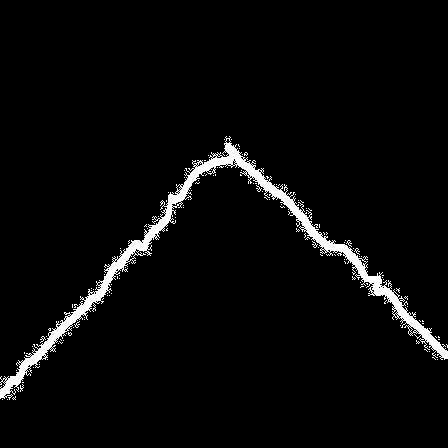
#> input picture crack/0/Volker_DSC01612_0_0_1824_2736.jpg, 448 x 448 px, found by its file name; its folder holds only this picture in this run
$ python test_model.py
#> lines starting #> are read from the running program, lines starting #| are printed output that depends on the picture; after the words box and inside, x2 and y2 are one past the last pixel; in counts of white or black regions, pixels touching at a corner belong together
### data_loader.py
# data_loader.py

import os
import numpy as np
from PIL import Image, ImageOps  # Resampling 제거
from sklearn.model_selection import train_test_split
import matplotlib.pyplot as plt

def resize_with_padding(img, target_size=(64, 64)):
    """
    비율을 유지하며 이미지를 리사이즈하고, 부족한 부분을 패딩으로 채웁니다.

    :param img: PIL.Image 객체
    :param target_size: 목표 크기 (width, height)
    :return: 리사이즈 및 패딩된 PIL.Image 객체
    """
    img = img.copy()  # 원본 이미지 유지
    img.thumbnail(target_size, Image.Resampling.LANCZOS)  # Image.Resampling.LANCZOS 사용
    delta_width = target_size[0] - img.size[0]
    delta_height = target_size[1] - img.size[1]
    padding = (delta_width//2, delta_height//2, delta_width - (delta_width//2), delta_height - (delta_height//2))
    new_img = ImageOps.expand(img, padding, fill=0)  # 검은색 패딩
    return new_img

def load_crack_data_by_folder(base_dir, img_size=(64, 64), threshold=0.5):
    """
    지정된 폴더 구조에서 이미지를 로드하고 전처리합니다.

    :param base_dir: 데이터셋의 기본 디렉토리 경로
    :param img_size: 이미지 크기 (가로, 세로)
    :param threshold: 이진화 임계값
    :return: 이미지 배열과 라벨 배열
    """
#> called with base_dir = './crack', img_size = (64, 64), threshold = 0.5
    images = []
    labels = []

    # 데이터셋에 존재하는 라벨 정의
    label_names = ['0', '1', '3']
    label_to_index = {label_name: idx for idx, label_name in enumerate(label_names)}

    for label_name in label_names:
        label_idx = label_to_index[label_name]
        label_path = os.path.join(base_dir, label_name)
        if not os.path.isdir(label_path):
            continue  # 폴더가 없으면 건너뜀

        for filename in os.listdir(label_path):
            if filename.lower().endswith(('.jpg', '.png')):
                img_path = os.path.join(label_path, filename)
                try:
                    # 이미지 로드 및 전처리
                    img = Image.open(img_path).convert("L")
#> img is the input picture: PIL image 448x448 L; min 0, max 255, mean 9.1
                    img = resize_with_padding(img, target_size=img_size)
#> in resize_with_padding, `img.thumbnail(target_size, Image.Resampling.LANCZOS)`:
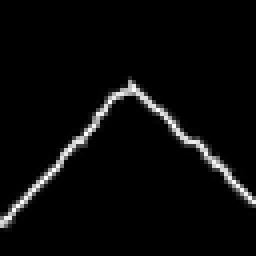
#> img: PIL image 64x64 L (shown 4 times larger); min 0, max 255, mean 9.3
                    img = np.array(img) / 255.0  # (H, W)
#> img: shape (64, 64) float64
                    binary_img = (img > threshold).astype(np.float32)  # (H, W)
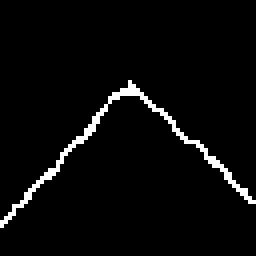
#> binary_img: shape (64, 64) float32 (shown 4 times larger); values 0 (black) and 1 (white), 3.5% white in thin lines or dots, all inside (x1, y1, x2, y2) = (0, 20, 64, 57)
                    binary_img = np.expand_dims(binary_img, axis=0)  # (1,H, W)

                    images.append(binary_img)
                    labels.append(label_idx)  # 매핑된 라벨 인덱스 사용

                    # 첫 몇 개의 이미지를 시각적으로 확인
                    if len(images) <= 5:
                        plt.imshow(binary_img[0], cmap='gray')  # 채널 차원 제거
                        plt.title(f"Label: {label_name}")
                        plt.show()

                except Exception as e:
                    print(f"Error loading image {img_path}: {e}")
#> pass 2 of the loop in load_crack_data_by_folder, `for label_name in label_names:`:
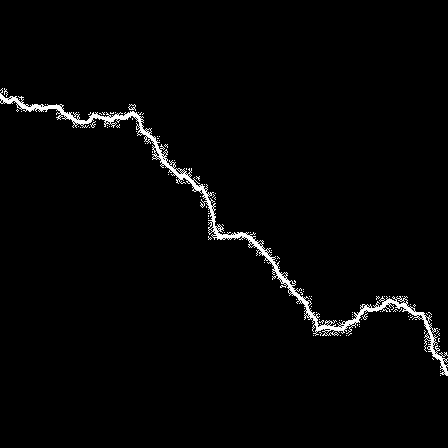
#> input picture crack/1/Rissbilder_for_Florian_9S6A2855_0_0_3840_5760.jpg, 448 x 448 px, found by its file name
#> in load_crack_data_by_folder, img is the input picture: PIL image 448x448 L; min 0, max 255, mean 5.3
#> in resize_with_padding (call 2), `img.thumbnail(target_size, Image.Resampling.LANCZOS)`:
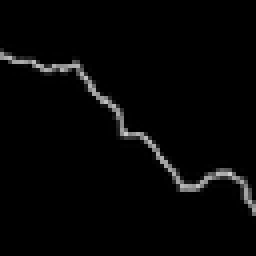
#> img: PIL image 64x64 L (shown 4 times larger); min 0, max 206, mean 5.5
#> in load_crack_data_by_folder, `binary_img = (img > threshold).astype(np.float32)`:
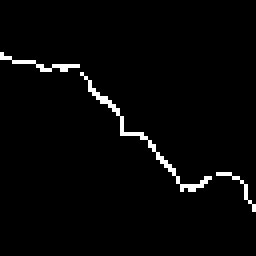
#> binary_img: shape (64, 64) float32 (shown 4 times larger); values 0 (black) and 1 (white), 2.4% white in thin lines or dots, all inside (x1, y1, x2, y2) = (0, 13, 64, 53)

    return np.array(images), np.array(labels)

def load_and_split_data(base_dir, img_size=(64, 64), test_size=0.2, random_state=42):
    """
    데이터를 로드하고 훈련/테스트 세트로 분할합니다.

    :param base_dir: 데이터셋의 기본 디렉토리 경로
    :param img_size: 이미지 크기 (가로, 세로)
    :param test_size: 테스트 세트의 비율
    :param random_state: 랜덤 시드
    :return: 훈련 이미지, 테스트 이미지, 훈련 라벨, 테스트 라벨
    """
    images, labels = load_crack_data_by_folder(base_dir, img_size=img_size)
#> labels = [0, 1]
#> (the run stopped early here; a loop or call above may not have finished)
